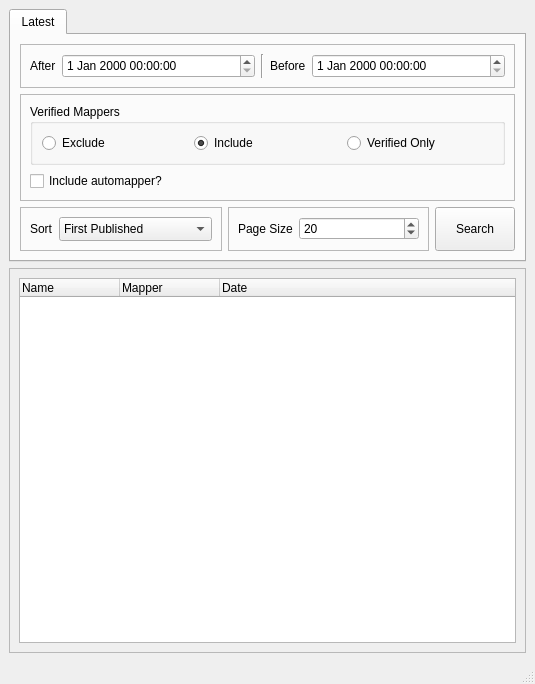
<?xml version="1.0" encoding="UTF-8"?>
<ui version="4.0">
 <class>MainWindow</class>
 <widget class="QMainWindow" name="MainWindow">
  <property name="geometry">
   <rect>
    <x>0</x>
    <y>0</y>
    <width>535</width>
    <height>684</height>
   </rect>
  </property>
  <property name="windowTitle">
   <string>MainWindow</string>
  </property>
  <widget class="QWidget" name="centralwidget">
   <layout class="QGridLayout" name="gridLayout">
    <item row="0" column="0">
     <layout class="QVBoxLayout" name="verticalLayout">
      <item>
       <widget class="QTabWidget" name="list_types">
        <property name="sizePolicy">
         <sizepolicy hsizetype="Expanding" vsizetype="Maximum">
          <horstretch>0</horstretch>
          <verstretch>0</verstretch>
         </sizepolicy>
        </property>
        <property name="currentIndex">
         <number>0</number>
        </property>
        <widget class="QWidget" name="latest">
         <attribute name="title">
          <string>Latest</string>
         </attribute>
         <layout class="QVBoxLayout" name="verticalLayout_3">
          <item>
           <layout class="QHBoxLayout" name="latest_date_layout">
            <item>
             <widget class="QFrame" name="latest_after_frame">
              <property name="frameShape">
               <enum>QFrame::Shape::StyledPanel</enum>
              </property>
              <property name="frameShadow">
               <enum>QFrame::Shadow::Raised</enum>
              </property>
              <layout class="QHBoxLayout" name="horizontalLayout">
               <item>
                <widget class="QLabel" name="latest_after_label">
                 <property name="text">
                  <string>After</string>
                 </property>
                </widget>
               </item>
               <item>
                <widget class="QDateTimeEdit" name="latest_after_edit">
                 <property name="sizePolicy">
                  <sizepolicy hsizetype="Expanding" vsizetype="Expanding">
                   <horstretch>0</horstretch>
                   <verstretch>0</verstretch>
                  </sizepolicy>
                 </property>
                </widget>
               </item>
               <item>
                <widget class="Line" name="line">
                 <property name="orientation">
                  <enum>Qt::Orientation::Vertical</enum>
                 </property>
                </widget>
               </item>
               <item>
                <widget class="QLabel" name="latest_before_label">
                 <property name="text">
                  <string>Before</string>
                 </property>
                </widget>
               </item>
               <item>
                <widget class="QDateTimeEdit" name="latest_before_edit">
                 <property name="sizePolicy">
                  <sizepolicy hsizetype="Expanding" vsizetype="Expanding">
                   <horstretch>0</horstretch>
                   <verstretch>0</verstretch>
                  </sizepolicy>
                 </property>
                </widget>
               </item>
              </layout>
             </widget>
            </item>
           </layout>
          </item>
          <item>
           <widget class="QFrame" name="latest_verified_frame">
            <property name="sizePolicy">
             <sizepolicy hsizetype="Preferred" vsizetype="Expanding">
              <horstretch>0</horstretch>
              <verstretch>0</verstretch>
             </sizepolicy>
            </property>
            <property name="frameShape">
             <enum>QFrame::Shape::StyledPanel</enum>
            </property>
            <property name="frameShadow">
             <enum>QFrame::Shadow::Raised</enum>
            </property>
            <layout class="QVBoxLayout" name="verticalLayout_6">
             <item>
              <layout class="QHBoxLayout" name="horizontalLayout_4">
               <item>
                <widget class="QGroupBox" name="latest_verified_button_group">
                 <property name="enabled">
                  <bool>true</bool>
                 </property>
                 <property name="title">
                  <string>Verified Mappers</string>
                 </property>
                 <property name="flat">
                  <bool>true</bool>
                 </property>
                 <property name="checkable">
                  <bool>false</bool>
                 </property>
                 <layout class="QHBoxLayout" name="horizontalLayout_6">
                  <item>
                   <widget class="QRadioButton" name="latest_verified_exclude">
                    <property name="text">
                     <string>Exclude</string>
                    </property>
                   </widget>
                  </item>
                  <item>
                   <widget class="QRadioButton" name="latest_verified_include">
                    <property name="text">
                     <string>Include</string>
                    </property>
                    <property name="checked">
                     <bool>true</bool>
                    </property>
                   </widget>
                  </item>
                  <item>
                   <widget class="QRadioButton" name="latest_verified_only">
                    <property name="text">
                     <string>Verified Only</string>
                    </property>
                   </widget>
                  </item>
                 </layout>
                </widget>
               </item>
              </layout>
             </item>
             <item>
              <widget class="QCheckBox" name="latest_automapper_checkbox">
               <property name="sizePolicy">
                <sizepolicy hsizetype="Fixed" vsizetype="Fixed">
                 <horstretch>0</horstretch>
                 <verstretch>0</verstretch>
                </sizepolicy>
               </property>
               <property name="layoutDirection">
                <enum>Qt::LayoutDirection::LeftToRight</enum>
               </property>
               <property name="text">
                <string>Include automapper?</string>
               </property>
              </widget>
             </item>
            </layout>
           </widget>
          </item>
          <item>
           <layout class="QHBoxLayout" name="horizontalLayout_8">
            <item>
             <widget class="QFrame" name="latest_sort_frame">
              <property name="frameShape">
               <enum>QFrame::Shape::StyledPanel</enum>
              </property>
              <property name="frameShadow">
               <enum>QFrame::Shadow::Raised</enum>
              </property>
              <layout class="QHBoxLayout" name="horizontalLayout_7">
               <item>
                <widget class="QLabel" name="latest_sort_label">
                 <property name="text">
                  <string>Sort</string>
                 </property>
                </widget>
               </item>
               <item>
                <widget class="QComboBox" name="latest_sort_cbox">
                 <property name="sizePolicy">
                  <sizepolicy hsizetype="Expanding" vsizetype="Expanding">
                   <horstretch>0</horstretch>
                   <verstretch>0</verstretch>
                  </sizepolicy>
                 </property>
                 <item>
                  <property name="text">
                   <string>First Published</string>
                  </property>
                 </item>
                 <item>
                  <property name="text">
                   <string>Updated</string>
                  </property>
                 </item>
                 <item>
                  <property name="text">
                   <string>Last Published</string>
                  </property>
                 </item>
                 <item>
                  <property name="text">
                   <string>Created</string>
                  </property>
                 </item>
                 <item>
                  <property name="text">
                   <string>Curated</string>
                  </property>
                 </item>
                </widget>
               </item>
              </layout>
             </widget>
            </item>
            <item>
             <widget class="QFrame" name="frame">
              <property name="frameShape">
               <enum>QFrame::Shape::StyledPanel</enum>
              </property>
              <property name="frameShadow">
               <enum>QFrame::Shadow::Raised</enum>
              </property>
              <layout class="QHBoxLayout" name="horizontalLayout_2">
               <item>
                <widget class="QLabel" name="latest_page_size_label">
                 <property name="text">
                  <string>Page Size</string>
                 </property>
                </widget>
               </item>
               <item>
                <widget class="QSpinBox" name="latest_page_size">
                 <property name="sizePolicy">
                  <sizepolicy hsizetype="Expanding" vsizetype="Fixed">
                   <horstretch>0</horstretch>
                   <verstretch>0</verstretch>
                  </sizepolicy>
                 </property>
                 <property name="minimum">
                  <number>1</number>
                 </property>
                 <property name="maximum">
                  <number>100</number>
                 </property>
                 <property name="value">
                  <number>20</number>
                 </property>
                </widget>
               </item>
              </layout>
             </widget>
            </item>
            <item>
             <widget class="QPushButton" name="latest_search_button">
              <property name="sizePolicy">
               <sizepolicy hsizetype="Minimum" vsizetype="Expanding">
                <horstretch>0</horstretch>
                <verstretch>0</verstretch>
               </sizepolicy>
              </property>
              <property name="text">
               <string>Search</string>
              </property>
             </widget>
            </item>
           </layout>
          </item>
         </layout>
        </widget>
       </widget>
      </item>
      <item>
       <widget class="QScrollArea" name="scrollArea">
        <property name="widgetResizable">
         <bool>true</bool>
        </property>
        <widget class="QWidget" name="scrollAreaWidgetContents">
         <property name="geometry">
          <rect>
           <x>0</x>
           <y>0</y>
           <width>513</width>
           <height>383</height>
          </rect>
         </property>
         <layout class="QVBoxLayout" name="verticalLayout_2">
          <item>
           <widget class="QTreeWidget" name="map_tree">
            <property name="headerHidden">
             <bool>false</bool>
            </property>
            <attribute name="headerVisible">
             <bool>true</bool>
            </attribute>
            <attribute name="headerStretchLastSection">
             <bool>true</bool>
            </attribute>
            <column>
             <property name="text">
              <string>Name</string>
             </property>
            </column>
            <column>
             <property name="text">
              <string>Mapper</string>
             </property>
            </column>
            <column>
             <property name="text">
              <string>Date</string>
             </property>
            </column>
           </widget>
          </item>
         </layout>
        </widget>
       </widget>
      </item>
     </layout>
    </item>
   </layout>
  </widget>
  <widget class="QStatusBar" name="statusbar"/>
 </widget>
 <resources/>
 <connections/>
</ui>
